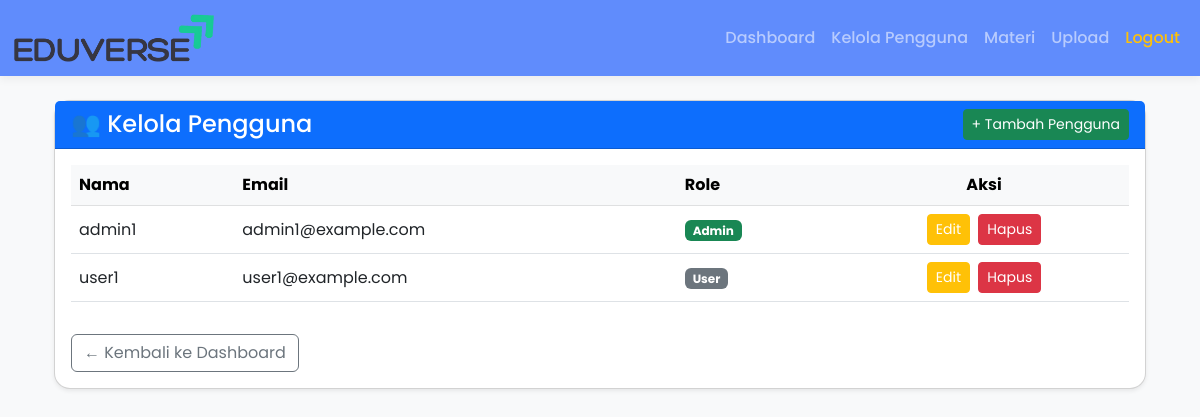
The app's page /admin/users (signed in) with its own data.
### app/models.py (models this page shows)
class User(db.Model, UserMixin):
    id = db.Column(db.Integer, primary_key=True)
    name = db.Column(db.String(100), nullable=False)
    email = db.Column(db.String(150), unique=True, nullable=False)
    password = db.Column(db.String(200), nullable=False)
    role = db.Column(db.String(20), default='user')  # bisa 'user' atau 'admin'

### app/routes.py (the view)
@main.route('/admin/users')
@login_required
def manage_users():
    if current_user.role != 'admin':
        abort(403)
    users = User.query.all()
    return render_template('manage_users.html', users=users)

### app/__init__.py (called while the page is built)
def create_app():
    app = Flask(__name__)
    app.config['SECRET_KEY'] = 'rahasia123'
    app.config['SQLALCHEMY_DATABASE_URI'] = 'sqlite:///eduverse.db'
    app.config['SQLALCHEMY_TRACK_MODIFICATIONS'] = False
    db.init_app(app)
    from app import models
    login_manager.init_app(app)
    migrate.init_app(app, db)
    from app.routes import main
    app.register_blueprint(main)
    from app.models import User
    @login_manager.user_loader
    def load_user(user_id):
        return User.query.get(int(user_id))
    return app

### app/templates/manage_users.html (shortened to what this page needs)
{% extends 'base.html' %}
{% block content %}
<div class="container mt-4">
  <div class="card shadow-sm">
    <div class="card-header bg-primary text-white d-flex justify-content-between align-items-center">
      <h4 class="mb-0">👥 Kelola Pengguna</h4>
      <a href="{{ url_for('main.add_user') }}" class="btn btn-success btn-sm">+ Tambah Pengguna</a>
    </div>
    <div class="card-body">
      {% if users %}
      <div class="table-responsive">
        <table class="table table-hover align-middle">
          <thead class="table-light">
            <tr>
              <th>Nama</th>
              <th>Email</th>
              <th>Role</th>
              <th class="text-center">Aksi</th>
            </tr>
          </thead>
          <tbody>
            {% for user in users %}
            <tr>
              <td>{{ user.name }}</td>
              <td>{{ user.email }}</td>
              <td>
                {% if user.role == 'admin' %}
                  <span class="badge bg-success">{{ user.role|capitalize }}</span>
                {% else %}
                  <span class="badge bg-secondary">{{ user.role|capitalize }}</span>
                {% endif %}
              </td>
              <td class="text-center">
                <a href="{{ url_for('main.edit_user', user_id=user.id) }}" class="btn btn-warning btn-sm me-1">Edit</a>
                <form action="{{ url_for('main.delete_user', user_id=user.id) }}" method="post"
                      style="display:inline;" onsubmit="return confirm('Yakin ingin menghapus pengguna ini?');">
                  <button type="submit" class="btn btn-danger btn-sm">Hapus</button>
                </form>
              </td>
            </tr>
            {% endfor %}
          </tbody>
        </table>
      </div>
      {% else %}
        <p class="text-muted">Belum ada pengguna yang terdaftar.</p>
      {% endif %}
      <a href="{{ url_for('main.dashboard') }}" class="btn btn-outline-secondary mt-3">← Kembali ke Dashboard</a>
    </div>
  </div>
</div>
{% endblock %}

### app/templates/base.html (style rules this page uses)
body { font-family: 'Poppins', sans-serif; background-color: #f8f9fa; }
.card { border-radius: 1rem; }
.btn-warning { color: white; }

### records on screen
User: name "admin1", email "admin1@example.com", role "Admin"
User: name "user1", email "user1@example.com", role "User"
